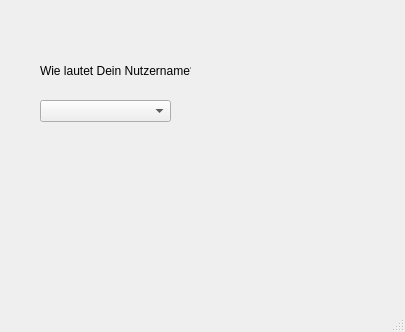
<?xml version="1.0" encoding="UTF-8"?>
<ui version="4.0">
 <class>MainWindow</class>
 <widget class="QMainWindow" name="MainWindow">
  <property name="geometry">
   <rect>
    <x>0</x>
    <y>0</y>
    <width>405</width>
    <height>332</height>
   </rect>
  </property>
  <property name="windowTitle">
   <string>MainWindow</string>
  </property>
  <widget class="QWidget" name="centralwidget">
   <widget class="QLabel" name="wie_heisst_du">
    <property name="geometry">
     <rect>
      <x>40</x>
      <y>60</y>
      <width>151</width>
      <height>21</height>
     </rect>
    </property>
    <property name="text">
     <string>Wie lautet Dein Nutzername?</string>
    </property>
   </widget>
   <widget class="QComboBox" name="comboBox">
    <property name="geometry">
     <rect>
      <x>40</x>
      <y>100</y>
      <width>131</width>
      <height>22</height>
     </rect>
    </property>
   </widget>
  </widget>
  <widget class="QMenuBar" name="menubar">
   <property name="geometry">
    <rect>
     <x>0</x>
     <y>0</y>
     <width>405</width>
     <height>21</height>
    </rect>
   </property>
  </widget>
  <widget class="QStatusBar" name="statusbar"/>
 </widget>
 <resources/>
 <connections/>
</ui>
